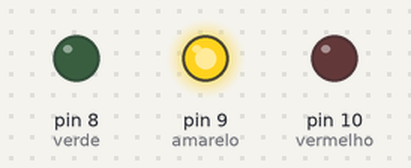
Bench run of a sketch on a simulated Arduino Uno, built with avr-gcc and run on an emulated ATmega328P. On the bench: output pins drawn as LEDs (lit = HIGH).

Above: at 1.0 s.
At 5.0 s:
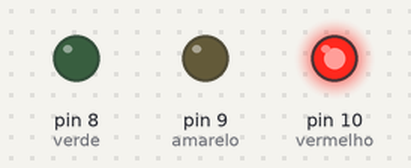
At 10.0 s:
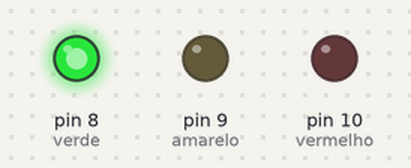
Timing chart, 0 to 15.6 s (numbered marks = the images above):
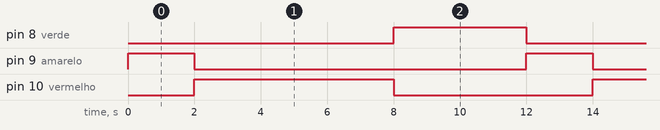

The sketch:

sem_foro.ino
```cpp
int vermelho = 10;
int amarelo = 9;
int verde = 8;

void setup() {
  pinMode(vermelho, OUTPUT);
  pinMode(amarelo, OUTPUT);
  pinMode(verde, OUTPUT);
}

void loop() {

  digitalWrite(vermelho, LOW);
  digitalWrite(amarelo, HIGH);
  digitalWrite(verde, LOW);
  delay(2000);


  digitalWrite(amarelo, LOW);
  digitalWrite(vermelho, HIGH);

  delay(6000);

  digitalWrite(verde, HIGH);
  digitalWrite(vermelho, LOW);

  delay(4000);
}
```

Measured:
- by itself, pin 8 (verde): alternates HIGH for 4.0 s and LOW for 8.0 s
- by itself, pin 9 (amarelo): alternates HIGH for 2.0 s and LOW for 10.0 s
- by itself, pin 10 (vermelho): alternates HIGH for 6.0 s and LOW for 6.0 s
